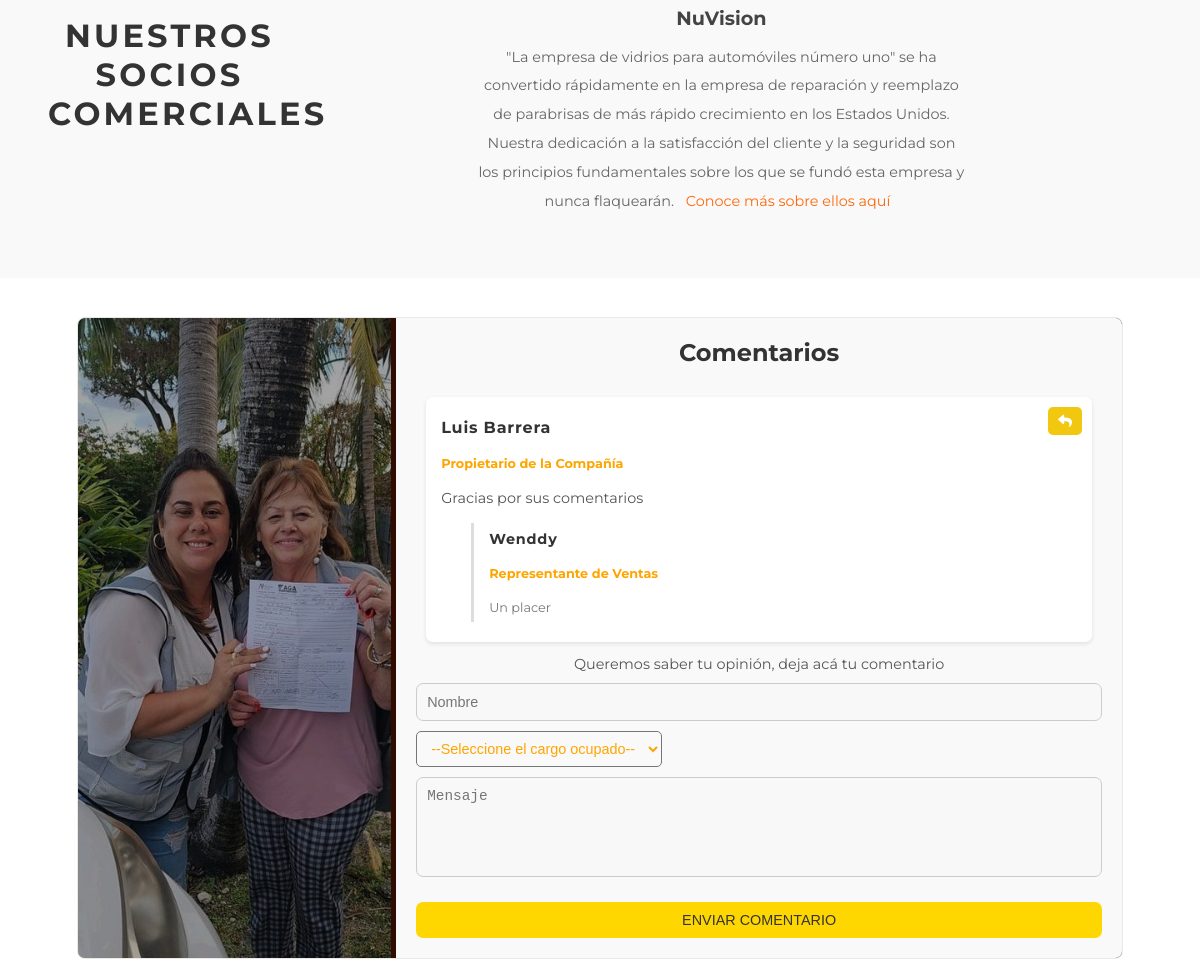
The app's page / (middle part), older data.
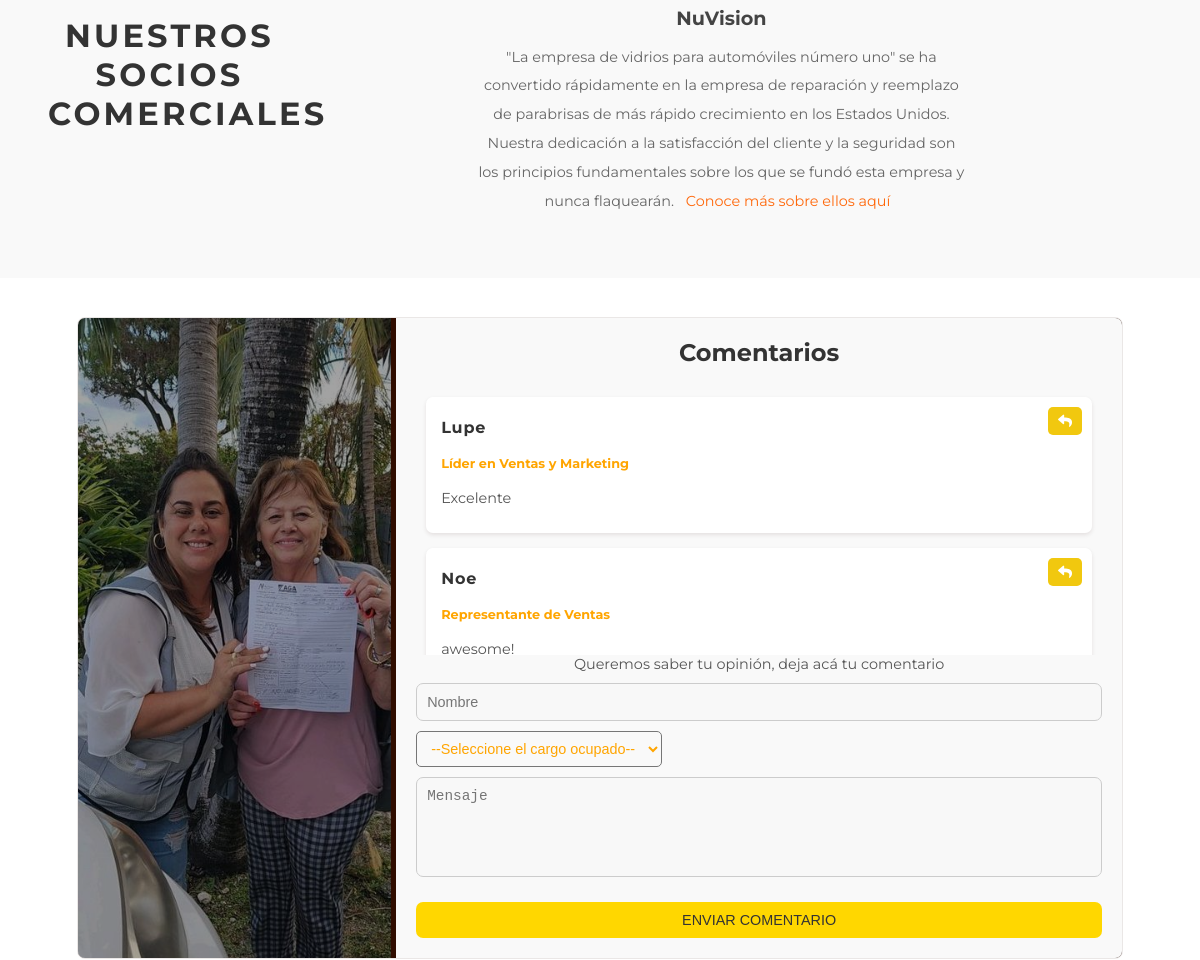
The same page, newer data.
### website/models.py (models this page shows, shortened)
class Partner(models.Model):
    nombre = models.CharField(max_length=100)
    descripcion = models.TextField(blank=True, null=True)
    imagen = models.ImageField(upload_to='images/servicios', blank=True, null=True)
    sitio_web = models.CharField(max_length=100,blank=True)

class ImagenesDeComentario(models.Model):
    nombre = models.CharField(max_length=100)
    imagen = models.ImageField(upload_to='images/comentarios', blank=True, null=True)

class Comentario(models.Model):
    nombre = models.CharField(max_length=100)
    puesto = models.ForeignKey(Puesto, on_delete=models.CASCADE, blank=True, null=True)
    mensaje = models.TextField(blank=False)
    fecha = models.DateTimeField(auto_now_add=True)
    respuesta_a = models.ForeignKey(
        'self', on_delete=models.CASCADE, blank=True, null=True, related_name="respuestas"
    )

class Puesto(models.Model):
    nombre = models.CharField(max_length=100, unique=True)
    descripcion = models.TextField(blank=True, null=True)
    nivel = models.IntegerField(blank=False, null=False, default=0)
    def __str__(self):
        return self.nombre

### website/views.py (the view)
# urls.py: path("",views.index, name = "index"),
@csrf_exempt
def index(request):
    idioma = get_language()
    miembros = Miembro.objects.filter(mostrar_en_inicio=1)
    for miembro in miembros:
        translated = get_translated_fields(miembro, idioma)
        miembro.nombre = translated.get('nombre', miembro.nombre)  # Usar el nombre traducido
    servicios = Servicio.objects.all()
    partners = Partner.objects.all()
    comentarios = Comentario.objects.filter(respuesta_a=None).order_by('-fecha')
    respuestas = Comentario.objects.exclude(respuesta_a=None).order_by('-fecha')
    puestos = Puesto.objects.exclude(nombre__in=['Propietario de la Compañía','Company Owner'])
    for servicio in servicios:
        translated = get_translated_fields(servicio, idioma)
        servicio.nombre = translated.get('nombre', servicio.nombre)
    for partner in partners:
        translated = get_translated_fields(partner, idioma)
        partner.nombre = translated.get('nombre', partner.nombre)
    for puesto in puestos:
        translated = get_translated_fields(puesto, idioma)
        puesto.nombre = translated.get('nombre', puesto.nombre)
    imagenes_de_comentarios = ImagenesDeComentario.objects.all()
    return render(request, 'website/index.html', {
        'miembros': miembros,
        'servicios': servicios,
        'partners': partners,
        'puestos':puestos,
        'comentarios':comentarios,
        'respuestas':respuestas,
        'imagenes_de_comentarios':imagenes_de_comentarios,
    })

### website/views.py (called while the page is built)
def get_translated_fields(obj, idioma):
    translated_fields = {}
    for field in obj._meta.get_fields():
        if field.is_relation or field.many_to_many:  # Excluir relaciones o campos M2M
            continue
        field_name = field.name
        translated_name = f"{field_name}_{idioma}"  # Ej. "nombre_en" si el idioma es "en"
        translated_fields[field_name] = getattr(obj, translated_name, getattr(obj, field_name))
    return translated_fields

### website/templates/website/index.html (shortened to what this page needs)
{% extends "website/layout.html" %}
{% load static %}
{% block body %}
{% load i18n %}
<section id="partners">
    <div class="partners-container-1">
        <h2 class="encabezados">{% trans 'Nuestros Socios Comerciales' %}</h2>
    </div>
    <div class="partners-container-2">
        <div class="partners-carousel">
            {%for partner in partners%}
            <div class="partner">
                <p class="partner-title">{{partner.nombre}}</p>
                <p class="partner-desc">{{partner.descripcion}}
                    {%if partner.sitio_web%}
                    <a class="link-partner" href="{{partner.sitio_web}}" target="_blank">{% trans 'Conoce más sobre ellos aquí' %}</a>
                    {%endif%}
                </p>
            </div>
           {%endfor%}
        </div>
    </div>
</section>
<section id="comentarios">
    <div class="contenedor-comentario-section">
        <div class="carrusel-container">
            <div class="carrusel">
                {% for imagen in imagenes_de_comentarios %}
                <div class="slide">
                    <img src="{{ imagen.imagen.url }}" alt="{{ imagen.nombre }}">
                </div>
                {% endfor %}
            </div>
        </div>
        <div class="comentarios-container">
            <h2>{% trans 'Comentarios' %}</h2>
            <div class="comentarios-list" id="comentarios-list">
                {% if comentarios %}
                    {% for comentario in comentarios %}
                        <div class="comentario" data-id="{{ comentario.id }}">
                            <h3>{{ comentario.nombre }}</h3>
                            <p><strong>{{ comentario.puesto }}</strong></p>
                            <p>{{ comentario.mensaje }}</p>
                            <button class="responder-btn" data-id="{{ comentario.id }}">        <i class="fas fa-reply"></i>
                            </button>
                            {% for respuesta in comentario.respuestas.all %}
                                <div class="reply">
                                    <h3>{{ respuesta.nombre }}</h3>
                                    <p><strong>{{ respuesta.puesto }}</strong></p>
                                    <p>{{ respuesta.mensaje }}</p>
                                </div>
                            {% endfor %}
                        </div>
                    {% endfor %}
                {% else %}
                    <p>{% trans 'Todavía no hay comentarios'  %}</p>
                {% endif %}
            </div>
            <form id="comentario-form">
                <label class="label-formulario-comentarios">{% trans 'Queremos saber tu opinión, deja acá tu comentario' %}</label>
                <div class="form-group">
                    <input type="text" id="nombre" name="nombre" placeholder="{% trans 'Nombre' %}" required>
                </div>
                <div class="form-group">
                    <select id="puesto" name="puesto" required>
                        <option value="">{% trans '--Seleccione el cargo ocupado--' %}</option>
                    </select>
                </div>
                <div class="form-group">
                    <textarea id="mensaje" name="mensaje" placeholder="{% trans 'Mensaje' %}" required></textarea>
                </div>
                <div class="form-group">
                    <button class="send-button-comentarios" type="submit">{% trans 'ENVIAR COMENTARIO' %}</button>
                </div>
            </form>
        </div>
    </div>
</section>
{% endblock %}

Row changes from the older to the newer data that the page shows:
no longer on this page (row unchanged): Comentario: nombre "Luis Barrera", puesto "Propietario de la Compañía", mensaje "Gracias por sus comentarios", shown under "Comentarios"
no longer on this page (row unchanged): Comentario: nombre "Wenddy", puesto "Representante de Ventas", mensaje "Un placer", shown under "Luis Barrera"
added Comentario: nombre "Lupe", puesto "Líder en Ventas y Marketing", mensaje "Excelente", shown under "Comentarios"
added Comentario: nombre "Noe", puesto "Representante de Ventas", mensaje "awesome!", shown under "Comentarios"
